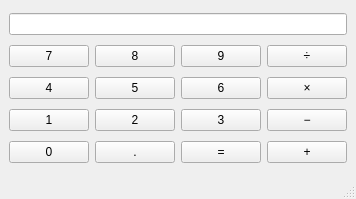
<?xml version="1.0" encoding="UTF-8"?>
<ui version="4.0">
 <class>MainWindow</class>
 <widget class="QMainWindow" name="MainWindow">
  <property name="geometry">
   <rect>
    <x>0</x>
    <y>0</y>
    <width>356</width>
    <height>199</height>
   </rect>
  </property>
  <property name="windowTitle">
   <string>MainWindow</string>
  </property>
  <widget class="QWidget" name="centralwidget">
   <layout class="QGridLayout" name="gridLayout">
    <item row="3" column="0">
     <widget class="QPushButton" name="pushButton_4">
      <property name="text">
       <string>4</string>
      </property>
      <attribute name="buttonGroup">
       <string notr="true">buttonGroup</string>
      </attribute>
     </widget>
    </item>
    <item row="2" column="2">
     <widget class="QPushButton" name="pushButton_9">
      <property name="text">
       <string>9</string>
      </property>
      <attribute name="buttonGroup">
       <string notr="true">buttonGroup</string>
      </attribute>
     </widget>
    </item>
    <item row="4" column="0">
     <widget class="QPushButton" name="pushButton_1">
      <property name="text">
       <string>1</string>
      </property>
      <attribute name="buttonGroup">
       <string notr="true">buttonGroup</string>
      </attribute>
     </widget>
    </item>
    <item row="4" column="3">
     <widget class="QPushButton" name="pushButton_diff">
      <property name="text">
       <string>−</string>
      </property>
      <attribute name="buttonGroup">
       <string notr="true">buttonGroup</string>
      </attribute>
     </widget>
    </item>
    <item row="3" column="2">
     <widget class="QPushButton" name="pushButton_6">
      <property name="text">
       <string>6</string>
      </property>
      <attribute name="buttonGroup">
       <string notr="true">buttonGroup</string>
      </attribute>
     </widget>
    </item>
    <item row="3" column="3">
     <widget class="QPushButton" name="pushButton_mult">
      <property name="text">
       <string>×</string>
      </property>
      <attribute name="buttonGroup">
       <string notr="true">buttonGroup</string>
      </attribute>
     </widget>
    </item>
    <item row="2" column="1">
     <widget class="QPushButton" name="pushButton_8">
      <property name="text">
       <string>8</string>
      </property>
      <attribute name="buttonGroup">
       <string notr="true">buttonGroup</string>
      </attribute>
     </widget>
    </item>
    <item row="5" column="1">
     <widget class="QPushButton" name="pushButton_dot">
      <property name="text">
       <string>.</string>
      </property>
      <attribute name="buttonGroup">
       <string notr="true">buttonGroup</string>
      </attribute>
     </widget>
    </item>
    <item row="5" column="0">
     <widget class="QPushButton" name="pushButton_0">
      <property name="text">
       <string>0</string>
      </property>
      <attribute name="buttonGroup">
       <string notr="true">buttonGroup</string>
      </attribute>
     </widget>
    </item>
    <item row="2" column="0">
     <widget class="QPushButton" name="pushButton_7">
      <property name="text">
       <string>7</string>
      </property>
      <attribute name="buttonGroup">
       <string notr="true">buttonGroup</string>
      </attribute>
     </widget>
    </item>
    <item row="3" column="1">
     <widget class="QPushButton" name="pushButton_5">
      <property name="text">
       <string>5</string>
      </property>
      <attribute name="buttonGroup">
       <string notr="true">buttonGroup</string>
      </attribute>
     </widget>
    </item>
    <item row="5" column="3">
     <widget class="QPushButton" name="pushButton_add">
      <property name="text">
       <string>+</string>
      </property>
      <attribute name="buttonGroup">
       <string notr="true">buttonGroup</string>
      </attribute>
     </widget>
    </item>
    <item row="2" column="3">
     <widget class="QPushButton" name="pushButton_div">
      <property name="text">
       <string>÷</string>
      </property>
      <attribute name="buttonGroup">
       <string notr="true">buttonGroup</string>
      </attribute>
     </widget>
    </item>
    <item row="4" column="1">
     <widget class="QPushButton" name="pushButton_2">
      <property name="text">
       <string>2</string>
      </property>
      <attribute name="buttonGroup">
       <string notr="true">buttonGroup</string>
      </attribute>
     </widget>
    </item>
    <item row="4" column="2">
     <widget class="QPushButton" name="pushButton_3">
      <property name="text">
       <string>3</string>
      </property>
      <attribute name="buttonGroup">
       <string notr="true">buttonGroup</string>
      </attribute>
     </widget>
    </item>
    <item row="5" column="2">
     <widget class="QPushButton" name="pushButton_equal">
      <property name="text">
       <string>=</string>
      </property>
      <attribute name="buttonGroup">
       <string notr="true">buttonGroup</string>
      </attribute>
     </widget>
    </item>
    <item row="0" column="0" colspan="4">
     <widget class="QLineEdit" name="lineEdit">
      <property name="alignment">
       <set>Qt::AlignRight|Qt::AlignTrailing|Qt::AlignVCenter</set>
      </property>
     </widget>
    </item>
   </layout>
  </widget>
  <widget class="QMenuBar" name="menubar">
   <property name="geometry">
    <rect>
     <x>0</x>
     <y>0</y>
     <width>356</width>
     <height>20</height>
    </rect>
   </property>
  </widget>
  <widget class="QStatusBar" name="statusbar"/>
 </widget>
 <resources/>
 <connections/>
 <buttongroups>
  <buttongroup name="buttonGroup"/>
 </buttongroups>
</ui>
